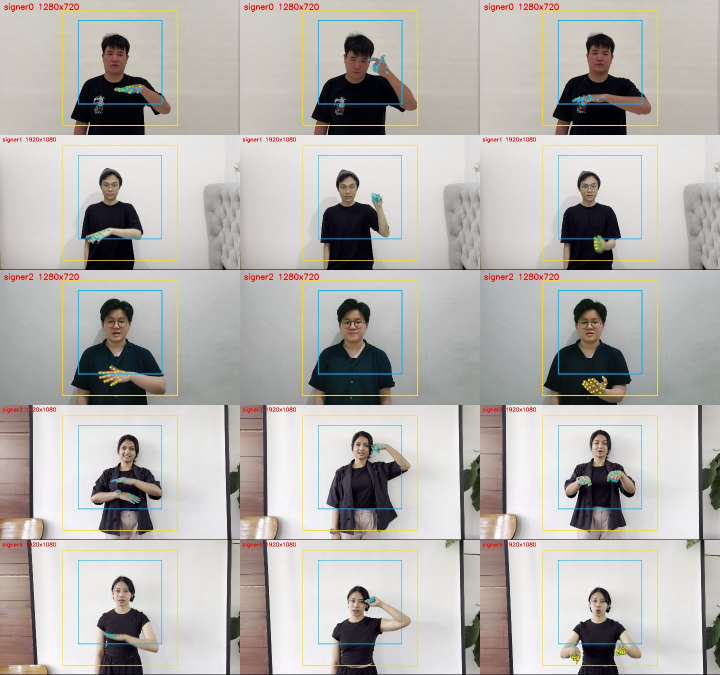
#> input picture dataset/wl/diagnose.jpg, 1440 x 1350 px (shown at 1/2 size)
$ python -i import_trunojoyo_alphabet.py   (imports and definitions only)
#> lines starting #> are read from the running program, lines starting #| are printed output that depends on the picture; after the words box and inside, x2 and y2 are one past the last pixel; in counts of white or black regions, pixels touching at a corner belong together
"""
Mengambil satu klip per huruf (A-Z) dari "Indonesian Sign Language Dataset: Alphabet Video"
(Indah Siradjuddin, Universitas Trunojoyo Madura, Mendeley Data V2, DOI 10.17632/p7j5jrsbbb.2, CC BY 4.0)
dan menjadikannya video kamus: static/videos/alphabet/r.mp4 ... z.mp4

    python ml/import_trunojoyo_alphabet.py --source "C:\\data\\trunojoyo_A-E" "C:\\data\\trunojoyo_F-K" "C:\\data\\trunojoyo_L-Q" "C:\\data\\trunojoyo_R-Z"

Boleh satu atau beberapa folder sumber (dataset dibagikan terpisah-pisah). Strukturnya <source>/R/R_001.MP4 ... atau
<source>/A/A_001.MOV (folder huruf dicari otomatis sampai 3 tingkat). Opsi --only R S T membatasi huruf yang diproses.
Tiap klip dipotong (crop) ke area orang agar isyaratnya besar, lalu diubah ke H.264 tanpa suara.
Klip yang dipilih ditentukan di PICKS (hasil pemeriksaan visual); ganti angkanya jika ingin klip lain.
Syarat: ffmpeg di PATH (atau pip install imageio-ffmpeg), opencv-python, numpy.
"""
import argparse
import os
import shutil
import subprocess
import sys

import cv2
import numpy as np

BASE = os.path.dirname(os.path.dirname(os.path.abspath(__file__)))
OUT = os.path.join(BASE, 'static', 'videos', 'alphabet')
PICKS = {'A': 1, 'B': 30, 'C': 7, 'D': 4, 'E': 4, 'F': 11, 'G': 1, 'H': 1, 'I': 1, 'J': 1, 'K': 15,
         'L': 1, 'M': 1, 'N': 1, 'O': 4, 'P': 7, 'Q': 1,
         'R': 3, 'S': 1, 'T': 3, 'U': 3, 'V': 3, 'W': 3, 'X': 3, 'Y': 1, 'Z': 3}   # nomor klip per huruf (hasil pemeriksaan visual)
TARGET_ASPECT = 3 / 4          # lebar : tinggi hasil crop
OUT_HEIGHT = 720
PAD = 0.12                     # ruang tambahan di sekeliling orang


# [24 lines left out: functions find_ffmpeg, find_root, not called in this run]


def person_box(path, samples=10, dist_thr=38.0, edge=0.03):
    """Kotak (x0, y0, x1, y1, w, h) yang memuat orang di seluruh klip.
    Warna latar diperkirakan dari dua sudut atas bingkai (latar putih, hijau-biru, atau abu-abu), lalu piksel yang
    warnanya jauh dari latar dianggap orang. Pinggir bingkai diabaikan (sebagian klip punya garis hitam di tepi)."""
#> called with path = '../dataset/wl/diagnose.jpg', samples = 10, dist_thr = 38, edge = 0.03
    cap = cv2.VideoCapture(path)
    n = int(cap.get(cv2.CAP_PROP_FRAME_COUNT))
    w = int(cap.get(cv2.CAP_PROP_FRAME_WIDTH))
    h = int(cap.get(cv2.CAP_PROP_FRAME_HEIGHT))
    mask = np.zeros((h, w), bool)
    ph, pw = int(h * 0.12), int(w * 0.10)
    ex, ey = int(w * edge), int(h * edge)
    for i in np.linspace(0, max(n - 1, 0), samples).astype(int):
        cap.set(cv2.CAP_PROP_POS_FRAMES, int(i))
        ok, f = cap.read()
        if not ok:
            continue
        lab = cv2.cvtColor(f, cv2.COLOR_BGR2LAB).astype(np.float32)
        corners = np.concatenate([lab[ey:ey + ph, ex:ex + pw].reshape(-1, 3),
                                  lab[ey:ey + ph, w - ex - pw:w - ex].reshape(-1, 3)])
        bg = np.median(corners, axis=0)
        mask |= np.linalg.norm(lab - bg, axis=2) > dist_thr
#> this loop made 10 passes
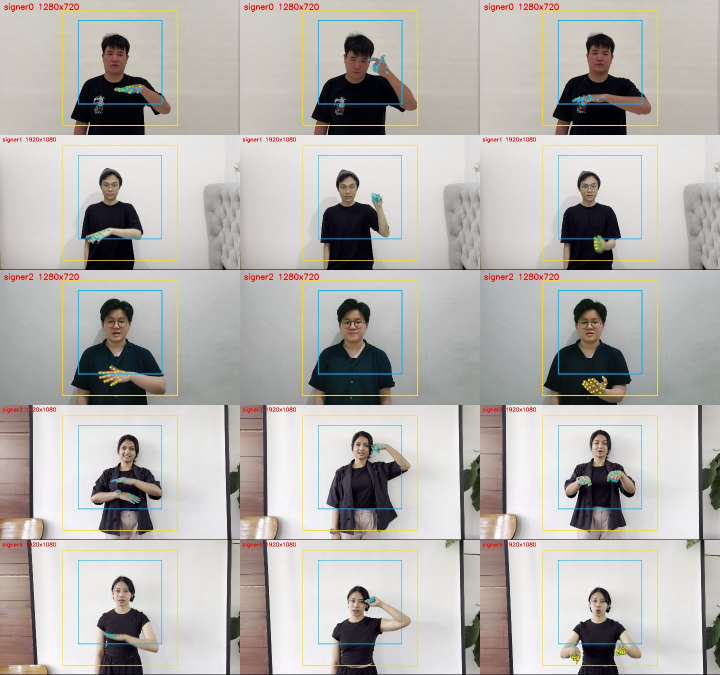
#> input picture dataset/wl/diagnose.jpg, 1440 x 1350 px (shown at 1/2 size)
#> pass 1, in person_box, `lab = cv2.cvtColor(f, cv2.COLOR_BGR2LAB).astype(np.float32)`:
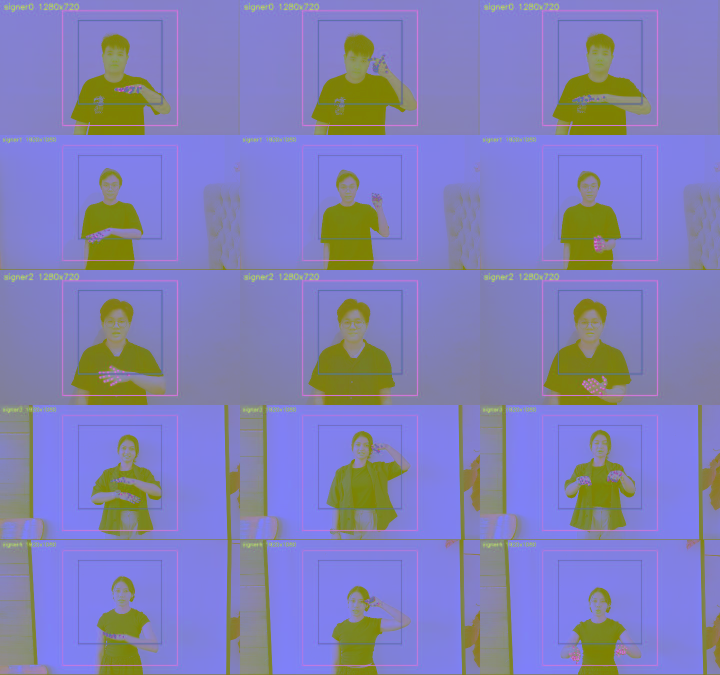
#> lab: shape (1350, 1440, 3) float32 (shown at 1/2 size); mean B, G, R 181.8, 128.5, 130.4
#> pass 1, in person_box, `mask |= np.linalg.norm(lab - bg, axis=2) > dist_thr`:
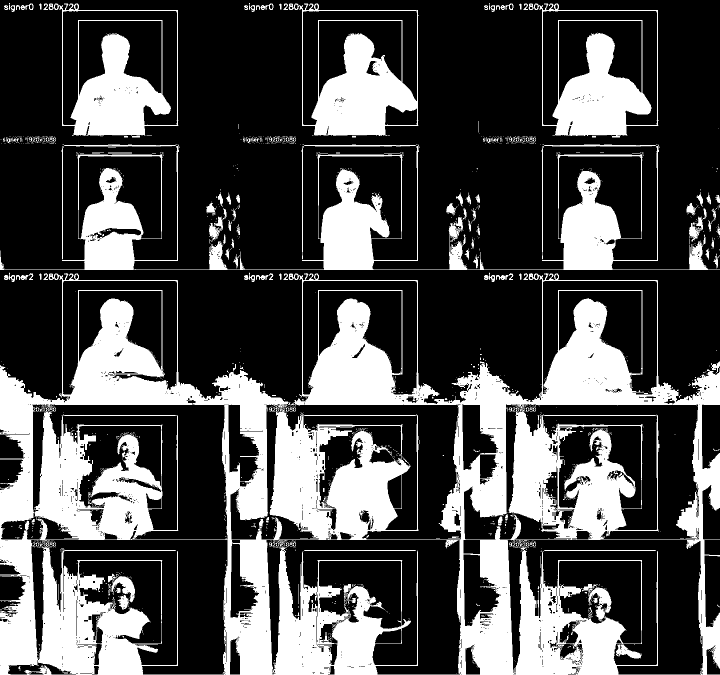
#> mask: shape (1350, 1440) bool (shown at 1/2 size); 30.1% white; 1553 white regions (1372 under 20 px), largest, box (x1, y1, x2, y2) and area: (0, 546, 1440, 1350) 428147, (0, 289, 1440, 540) 59417, (577, 7, 837, 272) 27234
#> f is the input picture: shape (1350, 1440, 3); mean B, G, R 172.8, 176.9, 179.9
    cap.release()
    mask[:, :ex] = mask[:, -ex:] = False
    mask[:ey] = mask[-ey:] = False
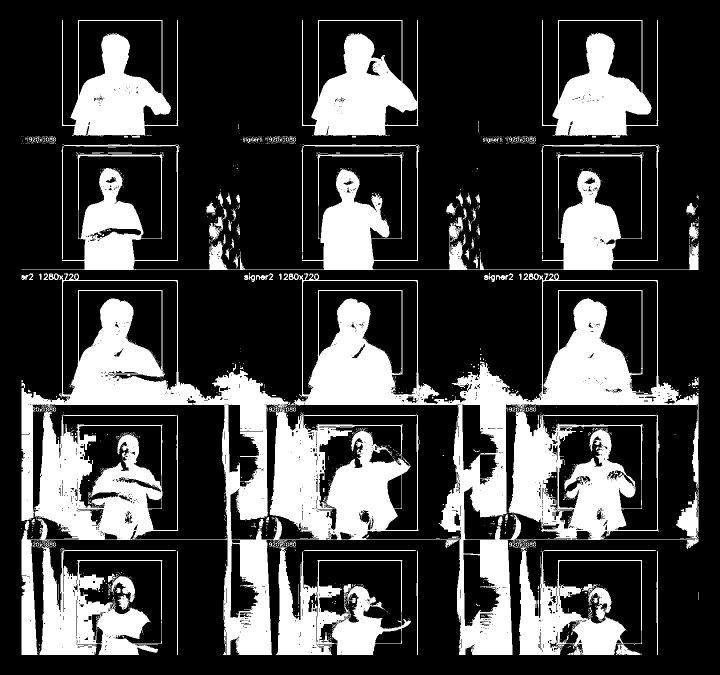
#> mask: shape (1350, 1440) bool (shown at 1/2 size); 26.6% white; 1424 white regions (1277 under 20 px), largest, box (x1, y1, x2, y2) and area: (43, 546, 1397, 1310) 366659, (43, 289, 1397, 540) 58682, (604, 40, 837, 272) 26288
    mask = cv2.morphologyEx(mask.astype(np.uint8), cv2.MORPH_OPEN, np.ones((5, 5), np.uint8))
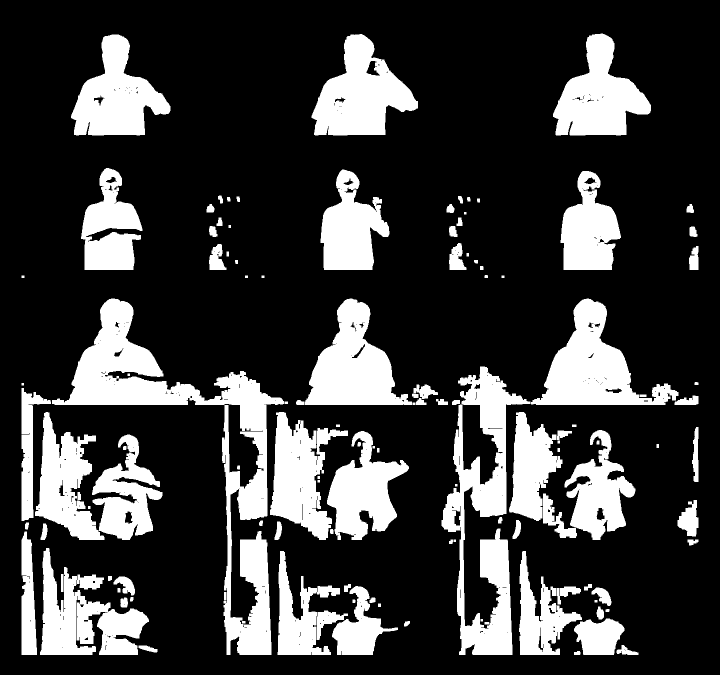
#> mask: shape (1350, 1440) (shown at 1/2 size); values 0 (black) and 1 (white), 23.2% white; 120 white regions, largest, box (x1, y1, x2, y2) and area: (104, 597, 568, 1310) 60073, (883, 733, 1061, 1310) 37360, (1062, 597, 1357, 810) 26224
    mask = cv2.morphologyEx(mask, cv2.MORPH_CLOSE, np.ones((25, 25), np.uint8))
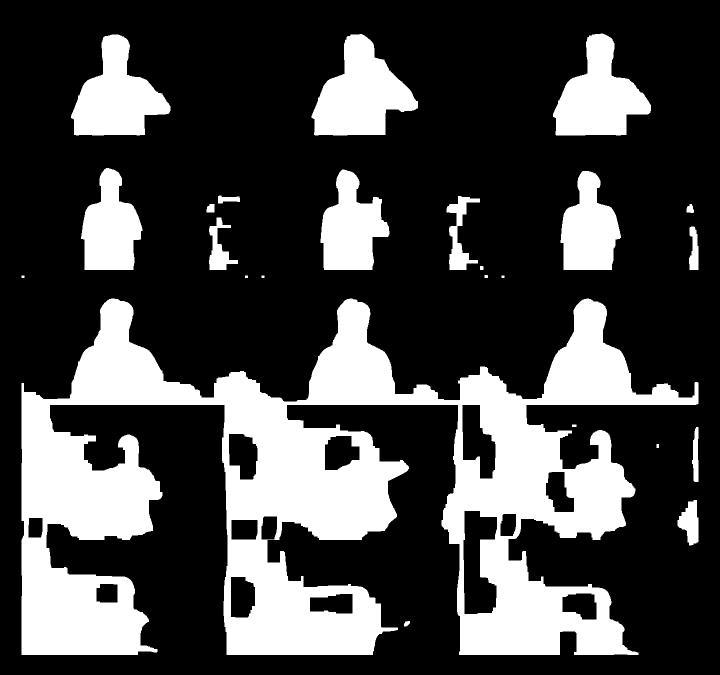
#> mask: shape (1350, 1440) (shown at 1/2 size); values 0 (black) and 1 (white), 27.5% white; 24 white regions, largest, box (x1, y1, x2, y2) and area: (43, 597, 1397, 1310) 403134, (623, 68, 836, 271) 25006, (1106, 67, 1302, 271) 22410
    n_lab, lab_img, stats, _ = cv2.connectedComponentsWithStats(mask)
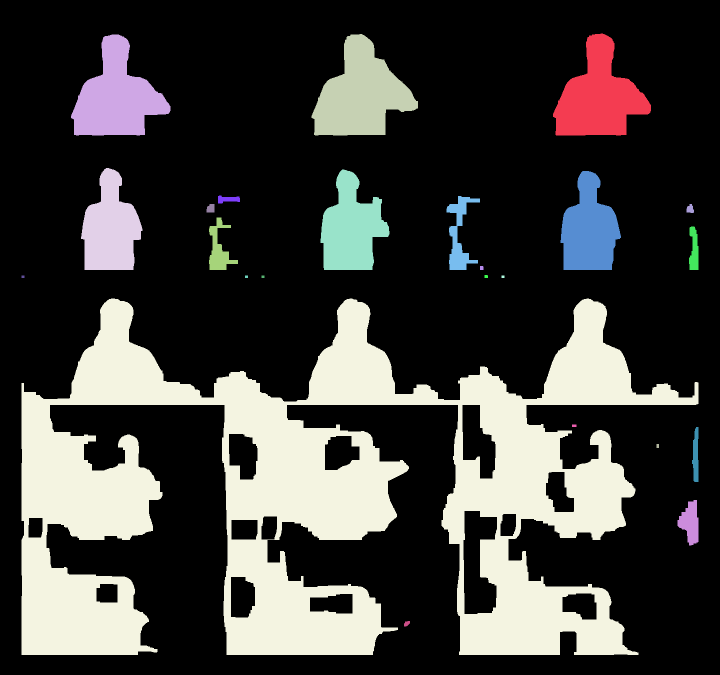
#> lab_img: shape (1350, 1440) int32 (shown at 1/2 size); 25 distinct labels, from 0 to 24; one colour per label, 0 black
#> n_lab = 25; stats = 25 rows, first 6: [0, 0, 1440, 1350, 1408743], [1106, 67, 196, 204, 22410], [142, 69, 199, 202, 22275], [623, 68, 213, 203, 25006], [162, 336, 123, 204, 16551], [641, 339, 138, 201, 17434]
    if n_lab <= 1:
        return 0, 0, w, h, w, h
    big = 1 + int(np.argmax(stats[1:, cv2.CC_STAT_AREA]))
#> big = 19
    x, y, bw, bh = stats[big, :4]
#> x = 43; y = 597; bw = 1354; bh = 713
    return int(x), int(y), int(x + bw), int(y + bh), w, h


# [72 lines left out: functions crop_rect, convert, main, not called in this run]


# [2 lines not run here, left out]

>>> result = person_box('../dataset/wl/diagnose.jpg')
#> result = (43, 597, 1397, 1310, 1440, 1350)
